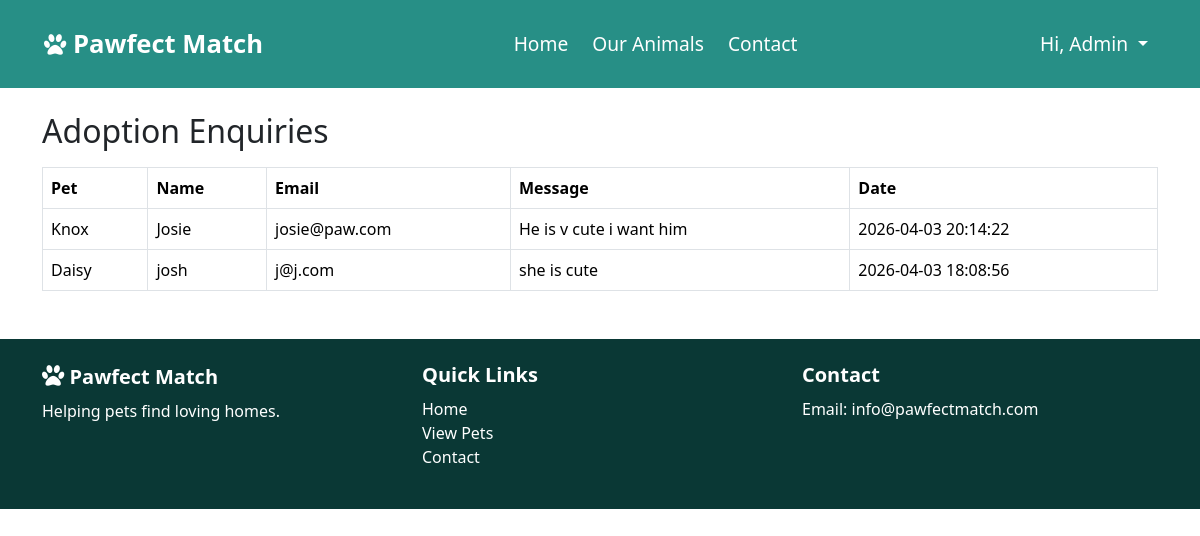
Screenshot of /enquiries.php (signed in) with the database file from the repository.
### tables this page shows
CREATE TABLE `enquiries` (
  `id` int(11) NOT NULL,
  `pet_id` int(11) DEFAULT NULL,
  `name` varchar(100) DEFAULT NULL,
  `email` varchar(100) DEFAULT NULL,
  `message` text DEFAULT NULL,
  `date_sent` timestamp NOT NULL DEFAULT current_timestamp()
);

CREATE TABLE `pets` (
  `id` int(11) NOT NULL,
  `name` varchar(100) NOT NULL,
  `species` varchar(50) DEFAULT NULL,
  `breed` varchar(100) DEFAULT NULL,
  `age` int(11) DEFAULT NULL,
  `gender` varchar(10) DEFAULT NULL,
  `size` varchar(20) DEFAULT NULL,
  `description` text DEFAULT NULL,
  `vaccinated` tinyint(1) DEFAULT NULL,
  `neutered` tinyint(1) DEFAULT NULL,
  `good_with_kids` tinyint(1) DEFAULT NULL,
  `good_with_pets` tinyint(1) DEFAULT NULL,
  `energy_level` varchar(50) DEFAULT NULL,
  `date_added` timestamp NOT NULL DEFAULT current_timestamp(),
  `image` varchar(255) DEFAULT NULL,
  `status` varchar(20) DEFAULT 'available'
);

### enquiries.php (the view, shortened to what this page needs)
<?php
$conn = new mysqli("localhost", "root", "", "pawfect");
$result = $conn->query("
    SELECT enquiries.*, pets.name AS pet_name
    FROM enquiries
    JOIN pets ON enquiries.pet_id = pets.id
    ORDER BY date_sent DESC
");
?>
<!DOCTYPE html>
<html>
<head>
  <link href="https://cdn.jsdelivr.net/npm/bootstrap@5.3.3/dist/css/bootstrap.min.css" rel="stylesheet">
    <link rel="stylesheet" type="text/css" href="styles/index.css">
    <link rel="stylesheet" href="https://cdnjs.cloudflare.com/ajax/libs/font-awesome/4.7.0/css/font-awesome.min.css">
</head>
<body>
 <?php include 'includes/navbar.php'; ?>
<div class="container mt-4">
  <h2>Adoption Enquiries</h2>
  <table class="table table-bordered mt-3">
    <tr>
      <th>Pet</th>
      <th>Name</th>
      <th>Email</th>
      <th>Message</th>
      <th>Date</th>
    </tr>
    <?php while($row = $result->fetch_assoc()): ?>
    <tr>
      <td><?php echo $row['pet_name']; ?></td>
      <td><?php echo $row['name']; ?></td>
      <td><?php echo $row['email']; ?></td>
      <td><?php echo $row['message']; ?></td>
      <td><?php echo $row['date_sent']; ?></td>
    </tr>
    <?php endwhile; ?>
  </table>
</div>
<?php include 'includes/footer.php'; ?>
</body>
</html>

### rows the page displays
enquiries: pet.name "Knox", name "Josie", email "josie@paw.com", message "He is v cute i want him", date_sent "2026-04-03 20:14:22"
enquiries: pet.name "Daisy", name "josh", email "j@j.com", message "she is cute", date_sent "2026-04-03 18:08:56"

### other values shown
$_SESSION['name'] "Admin"
